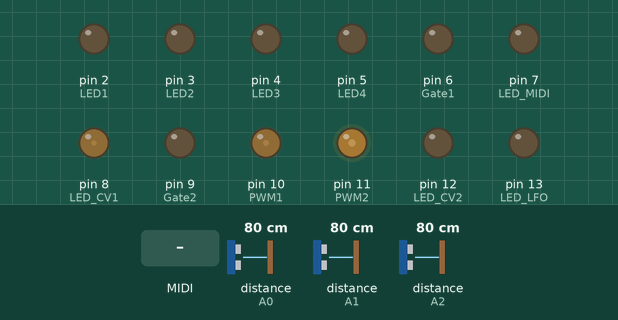
The sketch below on a simulated Arduino Nano, built with avr-gcc and run on an emulated ATmega328P. On the bench: output pins drawn as LEDs (lit = HIGH). Wiring (inferred from the names in the program): 3 × range finder with pulse-width output: data A0 / data A1 / data A2. Inputs (shaded band) come from the test bench; at power-on: distance to the obstacle (sensors on A0, A1, A2) 80 cm. MIDI output is not drawn; random numbers use the default seed unless the sketch sets one; EEPROM starts erased; what the sketch prints to the serial monitor is not drawn.

Above: at 2.2 s.
2.3 s: distance to the obstacle (sensor on A0) set to 2 cm
At 3.76 s:
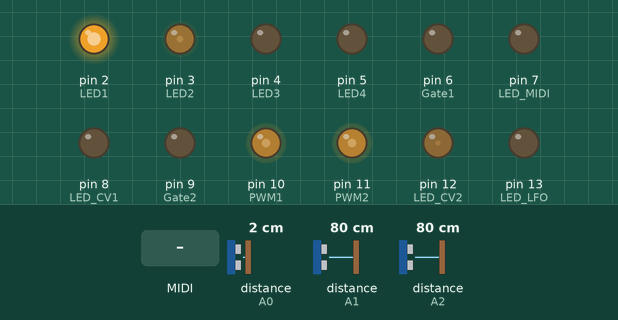
At 4.36 s:
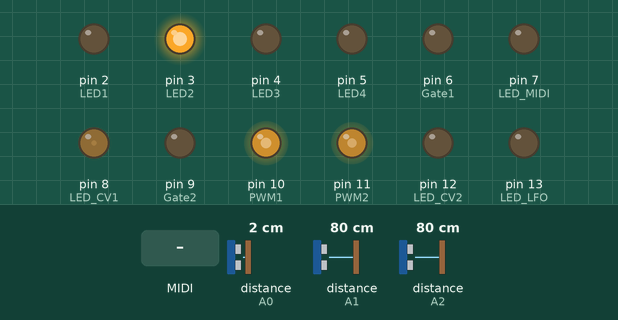
5.3 s: distance to the obstacle (sensor on A1) set to 2 cm
At 5.57 s:
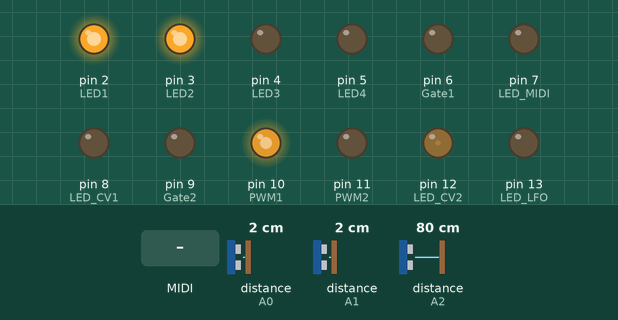
At 8.27 s:
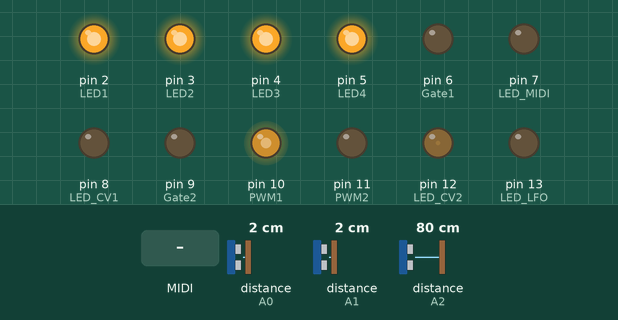
8.3 s: distance to the obstacle (sensor on A2) set to 2 cm
11.3 s: MIDI note 36 received
14.3 s: MIDI note 48 received
17.3 s: distance to the obstacle (sensor on A0) set to 4 cm
Timing chart, 0 to 23.2 s (numbered marks = the images above; inputs shaded):
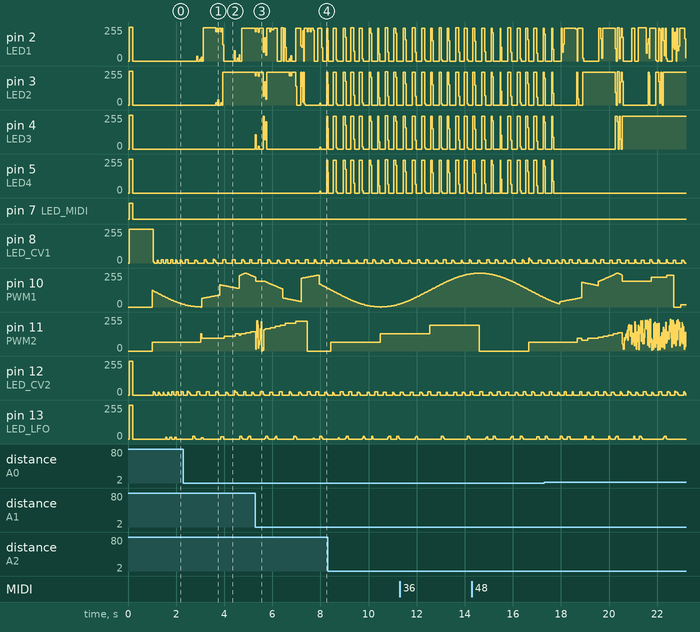

The sketch:

AJ_LFO_dual_out_CV1G1_CV2G1.ino
```cpp
/*
 * Wavetable LFO inspiration:
 * https://www.muffwiggler.com/forum/viewtopic.php?t=169706&sid=4b0d7d4af599d0df3e7b6fc29ece21b8
 *
 */

#include "wavetable.h";
//#include "globals.h";
#include "midi.h";


/* =====================================================
==============INIT DATA STRUCTURES======================
======================================================*/
void setupDataStruct(){
   for (int i=0; i <= 3; i++){
     for (int j=0; j <= 3; j++){
      LEDData[i][j]=false;
     }
     MIDI_CH[i] = EEPROM.read(i);
     if (MIDI_CH[i] > 15) MIDI_CH[i] = 0;
      updateLEDValue(MIDI_CH[i], i);
      encoder[i] = MIDI_CH[i] << 2;
   }
}
/* =====================================================
==============SETUP=====================================
======================================================*/
void setup() {
  Serial.begin(38400);
  Serial.println();
  Serial.println("");
  Serial.println(F(__FILE__));
  Serial.print(F("Build date: "));
  Serial.println(F(__DATE__));
  delay(50);
  setupDataStruct();

/* ===========Encoder Setup=============================*/
  pinMode(SWpin, INPUT);
  pinMode(Apin, INPUT);
  pinMode(Bpin, INPUT);
  // Enable internal pull-up resistors
  digitalWrite(SWpin, HIGH);
  digitalWrite(Apin, HIGH);
  digitalWrite(Bpin, HIGH);

/* ===========LED Setup=================================*/
  pinMode(LED1, OUTPUT);
  pinMode(LED2, OUTPUT);
  pinMode(LED3, OUTPUT);
  pinMode(LED4, OUTPUT);
  pinMode(LED_MIDI, OUTPUT);
  pinMode(LED_CV1, OUTPUT);
  pinMode(LED_CV2, OUTPUT);
  pinMode(LED_LFO, OUTPUT);

  digitalWrite(LED1, HIGH);
  digitalWrite(LED2, HIGH);
  digitalWrite(LED3, HIGH);
  digitalWrite(LED4, HIGH);
  digitalWrite(LED_MIDI, HIGH);
  digitalWrite(LED_CV1, HIGH);
  digitalWrite(LED_CV2, HIGH);
  digitalWrite(LED_LFO, HIGH);
  delay(150);

  updateLED();

/* =========Saw wave for table 1 =======================*/
/*  for(int i=0; i<256; i++) {                                  // Precalculates a simple Tri-Wavetable in the first wavetable. Delete these 2 for-loops if you have filled up your wavetables
    waveTable[1][i]=i;
    }*/
/* =========Triangle wave for table 2===================*/
/*  for(int i=0; i<128; i++) {                                  // Precalculates a simple Tri-Wavetable in the first wavetable. Delete these 2 for-loops if you have filled up your wavetables
    waveTable[2][i]=i*2;
    }
  for(int i=0; i<128; i++)  {
    waveTable[2][i+128]=256-i*2;
  }
  waveTable[2][128]=255;*/
/* =========Step 8 wave table 3=========================*/
/*  for(int i=0; i<256; i++) {                                  // Precalculates a simple Tri-Wavetable in the first wavetable. Delete these 2 for-loops if you have filled up your wavetables
    waveTable[3][i]=(i&0b11100000);
    }*/
/* =========Setup LFO Output pins=======================*/
  pinMode(PWM1, OUTPUT);                                           // Sets Pin PWM1 PWM-Output
  pinMode(PWM2, OUTPUT);                                           // Sets Pin PWM2 PWM-Output
//  pinMode(Square, OUTPUT);                                          // Pin as LED for Tempo and as a square-LFO
//  pinMode(InvSquare, OUTPUT);                                          // Pin as LED for Tempo and as a inverted square-LFO
/* =========Setup Gate Output pins======================*/
  pinMode(Gate1, OUTPUT);                                           // Sets Pin PWM1 PWM-Output
  pinMode(Gate2, OUTPUT);                                           // Sets Pin PWM2 PWM-Output

/* =========Enable interrupt on A0,1,2==================*/
  // 1. PCIE1: Pin Change Interrupt Enable 1
  PCICR =  0b00000010;
  // Enable Pin Change Interrupt for A0, A1, A2
  PCMSK1 = 0b00000111;

//Safety before MIDI takes over so the arduino can be reprogrammed
  delay(800);
/* =====================================================*/
  setupMidi();
}

/* =====================================================
==============MAIN LOOP=================================
======================================================*/
void loop() {
  checkencoder();                  //Check encoder and update values

  updateLED();                     //LED on for active state
  midiRead();
  updateLEDValue(MIDI_CH[0], 0); //Update current midi chan for state 0
  clearLED();                      //LED off (dim light)

  updatewave();
}

/* =====================================================
==============Update LED's based on LED Values==========
======================================================*/
char getWaveSample(unsigned int PWMshape){
    switch (PWMshape) {
      case 1:
        PWMdata = tableStep;
        // Saw wave for shape 1
        break;
      case 2:
        PWMdata = 256-tableStep;
        // Inv Saw wave for shape 2
        break;
      case 3:
        //Triangle wave for shape 3
        PWMdata = tableStep * 2;
        if (tableStep > 127) PWMdata = 256-(2*(tableStep-127));
        break;
      case 4: // Step 4
        PWMdata = (tableStep&0b11000000)+64;
        break;
      case 5: // Step 8
        PWMdata = (tableStep&0b11100000)+32;
        break;
      case 6: // Step 16
        PWMdata = (tableStep&0b11110000)+16;
        break;
      case 7: // Step 32
        PWMdata = (tableStep&0b11111000)+8;
        break;
      case 8: // Step 4 + noise
        PWMdata = random(120) * (tableStep>>6);
        break;
      case 9: // Step 8 + noise
        PWMdata = random(60) * (tableStep>>5);
        break;
      case 10: // noise
        PWMdata = random(255);
        break;
      case 11: // noise
        PWMdata = random(128) + tableStep;
        break;
      case 12: // ramp and noise
        if (tableStep < 127 ) {
          PWMdata = 2 * tableStep;
        }
        else {
          PWMdata = random(255);
        }
        break;
      case 13: // half ramp
        if (tableStep < 127 ) {
          PWMdata = 2 * tableStep;
        }
        else {
          PWMdata = 0;
        }
        break;
      case 14: // 25% duty cycle
        if (tableStep < 63 ) {
          PWMdata = 255;
        }
        else {
          PWMdata = 0;
        }
        break;
      case 15: // pulse 6% duty cycle
        PWMdata = 0;
        if (tableStep < 64) {
          PWMdata = 255;
        }
        if (tableStep > 128) {
          if (tableStep < 192) {
            PWMdata = 255;
          }
        }
        break;
      default:
        // Sine wave for shape 0
        PWMdata = waveTable[tableStep];
        break;
    }
    return PWMdata;
}
/* =====================================================
==============Update Wave data pointer==================
======================================================*/
void updatewave(){
  if ( millis() >= (lastwaveupdate+delayTime) ){
    lastwaveupdate = millis();
    tableStep++;                                                // Jumps to the next step.
                                                                /* tableStep is an 8-Bit unsigned integer,
                                                                so it can only store a value between 0 and 255 and will
                                                                automatically "overflow" and go back to 0 when it gets
                                                                bigger than 255, which is the lenght of the lookup table.
                                                                 */
  /*  Serial.print(F("Delay time: "));
    Serial.print(MIDI_CH[3]<<1);
    Serial.println(F(" "));*/
    delayTime =  32 - (MIDI_CH[3]<<1);                                 // values from 0 to 15 shifted up 1
                                                                // multiplied by 2 as delay from sample to sample
  /* ===========Update Square Output======================*/
/*    if(tableStep<128) {                                           // Turn LED on for first half of the cycle, indicate Tempo
      digitalWrite(Square, HIGH);
      digitalWrite(InvSquare, LOW);
    }
    else {                                                        // Turn it off for the second half
      digitalWrite(Square, LOW);
      digitalWrite(InvSquare, HIGH);
    } */
  /* ===========Update PWM1 Output========================*/
    PWMdata = getWaveSample(MIDI_CH[2]);

  //  analogWrite(PWM1, waveTable[PWMshape1][tableStep]);              // Writes the value at the current step in the table to Pin 5 as PWM-Signal.
    analogWrite(PWM1, PWMdata);

  /* ===========Update PWM2 Output========================*/
    PWMdata = getWaveSample(0b00001111&(MIDI_CH[2]+4));
  //  analogWrite(PWM2, waveTable[PWMshape2][tableStep]);              // Writes the value at the current step in the table to Pin 5 as PWM-Signal.
     analogWrite(PWM2, PWMdata);
  }
}

/* =====================================================
==============Check encoder interrupt===================
======================================================*/
void checkencoder(){
  if (left){
    left = false;
    if (encoder[state] != 0) encoder[state]--; // Decrement if not 0
    if (state < 4) {
      if(((MIDI_CH[state]=encoder[state] >> 2) == 0) && state == 2) MIDI_CH[state]=16;
      updateLEDValue(MIDI_CH[state], state);
      EEPROM.write(state, MIDI_CH[state]);
    }
  }
  if (right){
    right = false;
    if (encoder[state] < 0x3f) encoder[state]++;
    if (state < 4) {
      MIDI_CH[state]=encoder[state] >> 2;
      updateLEDValue(MIDI_CH[state], state);
      EEPROM.write(state, MIDI_CH[state]);
    }
  }
  if (button){
    button = false;
    buttoncnt++;
    buttoncnt = buttoncnt & B00000111;
    state = buttoncnt >> 1;
    }
}
/* =====================================================
==============Update LED Values based on input==========
======================================================*/
void updateLEDValue(unsigned int nibble,unsigned int updstate)
{
  if (nibble >= 0x10) nibble = 0x0f;
  else (nibble = nibble & 0x0f);
  if (nibble & 0x01){
//    LED1Data = true;
    LEDData[updstate][0] = true;
  }
  else {
//    LED1Data = false;
    LEDData[updstate][0] = false;
  }
  if (nibble & 0x02){
//    LED2Data = true;
    LEDData[updstate][1] = true;
  }
  else {
//    LED2Data = false;
    LEDData[updstate][1] = false;
  }
  if (nibble & 0x04){
//    LED3Data = true;
    LEDData[updstate][2] = true;
  }
  else {
//    LED3Data = false;
    LEDData[updstate][2] = false;
  }
  if (nibble & 0x08){
//    LED4Data = true;
    LEDData[updstate][3] = true;
  }
  else {
//    LED4Data = false;
    LEDData[updstate][3] = false;
  }

}
/* =====================================================
==============Update LED's based on LED Values==========
======================================================*/
void updateLED(){
  boolean blinkstate = byte(millis() >> 9) & CV2State;
  digitalWrite(LED1, LEDData[state][0]);
  digitalWrite(LED2, LEDData[state][1]);
  digitalWrite(LED3, LEDData[state][2]);
  digitalWrite(LED4, LEDData[state][3]);
  delay(1);
  digitalWrite(LED_CV1, state == CV1State);
  digitalWrite(LED_CV2, state == CV2State);
  digitalWrite(LED_LFO, state == LFOState);
  digitalWrite(LED_LFO, (state == SpeedState && blinkstate));
  digitalWrite(LED_MIDI, state == MIDIState);
}

void clearLED(){
  digitalWrite(LED1, LOW);
  digitalWrite(LED2, LOW);
  digitalWrite(LED3, LOW);
  digitalWrite(LED4, LOW);
  digitalWrite(LED_MIDI, LOW);
  digitalWrite(LED_CV1, LOW);
  digitalWrite(LED_CV2, LOW);
  digitalWrite(LED_LFO, LOW);
}

/* =====================================================
==============Encoder change interrupt==================
======================================================*/

ISR (PCINT1_vect) {
// If interrupt is triggered by the button
  boolean SW_val = digitalRead(SWpin);
  if (SW_val != SW_old) {
    SW_old = SW_val;
    button = true;}

// Else if interrupt is triggered by encoder signals
  else {

    // Read A and B signals
    boolean A_val = digitalRead(Apin);
    if (A_val != A_old) {
      A_old = A_val;
      if (A_val^B_old) {
        right = true;
      }
      else {
        left = true;
      }
    }
    else {
      boolean B_val = digitalRead(Bpin);
      B_old = B_val;
      if (A_val^B_val) {
        left = true;
      }
      else {
        right = true;
      }
    }
  }
}
```

globals.h
```cpp
#include <EEPROM.h>
#include <Adafruit_MCP4725.h>
/* -----------------------------------------------
 *  GLOBAL DEFINES
 *
 *
 *  HW PLATFORM = MIDI2CV MK2.1 Rev A
 *  2019W05 Johansen Engineering
 *  -----------------------------------------------
 */
//OVERRIDE PINS FOR LFO
#define PWM1 10 // Sets Pin PWM1 PWM-Output = Gate 3
#define PWM2 11 // Sets Pin PWM2 PWM-Output = Gate 4

//OVERRIDE PIN FOR SQUARE LFO
//#define Square 9    //  Pin as LED for Tempo LED and as a square-LFO
//#define InvSquare 6 //  Pin as LED for Tempo LED and as a inverted square-LFO

#define SWpin A0 //add 100nF to GND for debounce
#define Apin A1  //add 100nF to GND for debounce
#define Bpin A2  //add 100nF to GND for debounce
#define CV3in A3 // Base board
#define SDA A4   // Addon board
#define SCL A5   // Addon board
#define CV6in A6 // Doepfer Gate in + Base board
#define CV7in A7 // Doepfer CV in + Base board
#define Gate1 6  //  Addon board G1
#define Gate2 9  //  Addon board G2

#define LED1 2
#define LED2 3
#define LED3 4
#define LED4 5
#define LED_MIDI 7
#define LED_CV1 8
#define LED_CV2 12
#define LED_LFO 13
#define CV1State B00000000
#define CV2State B00000001
#define LFOState B00000010
#define SpeedState B00000011
#define MIDIState B00000100

#define Gate1 6 // Addon board
#define Gate2 9 // Addon board
#define Gate3 10 // Base board
#define Gate4 11 // Base board

//#define RDY-BSY 12
//#define LDAC 13

#define MCP4725_ADDR 0x60
#define MCP4725_ADDR2 0x61
/* -----------------------------------------------
 *  GLOBAL VAR
 * -----------------------------------------------
 */
boolean A_old=0, B_old=1, SW_old=0;
boolean left = false, right = false, button = false;

//Structure for keeping MIDI CH data for LED
boolean LEDData[4][4]; //(see state)

boolean LEDSelData = false, LEDSel2Data = false;
unsigned int encoder[4], buttoncnt = 0;
unsigned int state = 0;
//For MIDI In/Out/CV - State 00 = MidiDataInChannel - 01 = MIDI CH in select - 10 = MIDI CH OUT select - 11 = MIDI CH 2 CV select
//For MIDI In/CV/LFO - State 00 = MIDI CH 1 CV select - 01 = MIDI CH 2 CV select - 10 = LFO Waveform - 11 = LFO Speed - 100 = MIDI OUT select

//byte midi_channel=4;
//Structure for keeping MIDI CH data for processing
//With LFO state 0 and 1 are reserved for CV MIDI channels
//With LFO state 2 and 3 are reserved for the LFO settings
byte MIDI_CH[4]; //(see state above)
byte lastpitch0 = 0, lastpitch1 = 0;  // for keeping the last on pitch

unsigned long lastwaveupdate = 0; // LFO millis timer between samples
//unsigned int PWMshape = 0;
unsigned int delayTime = 4;
uint8_t tableStep = 0;
uint8_t PWMdata = 0;

/* -----------------------------------------------
 *  MIDI2CV VAR
 * -----------------------------------------------
 */
Adafruit_MCP4725 dac;
Adafruit_MCP4725 dac2;

int pitches[61] =
{
     0,   70,  142,  214,  286,  358,  419,  500,
   571,  642,  713,  786,  860,  933, 1006, 1080,
  1153, 1226, 1299, 1372, 1445, 1518, 1591, 1664,
  1737, 1808, 1880, 1952, 2024, 2096, 2168, 2240,
  2310, 2380, 2452, 2525, 2600, 2670, 2740, 2810,
  2880, 2950, 3020, 3090, 3160, 3230, 3300, 3370,
  3440, 3510, 3580, 3650, 3720, 3790, 3860, 3930,
  4000, 4070
};

/* -----------------------------------------------
 *  PROTOTYPES
 * -----------------------------------------------
 */
void MyHandleNoteOn(byte channel, byte pitch, byte velocity);
void MyHandleNoteOff(byte channel, byte pitch, byte velocity);

/*void checkencoder();
//void updateLEDValue(unsigned int nibble,unsigned int updstate);
void updateLED();
void clearLED();
*/
```

midi.h
```cpp
/*
 * Inspiration from
 * https://github.com/dlynch7/MIDI2CV/blob/master/arduino/midi2pitchvelcv.ino
 */
#include "globals.h"
#include <MIDI.h>  // Add Midi Library
MIDI_CREATE_DEFAULT_INSTANCE();

void setupMidi(){
  MIDI.begin(MIDI_CHANNEL_OMNI); // Initialize the Midi Library.
// OMNI sets it to listen to all channels.. MIDI.begin(2) would set it
// to respond to channel 2 notes only.
  MIDI.setHandleNoteOn(MyHandleNoteOn); // This is important!! This command
  // tells the Midi Library which function I want called when a Note ON command
  // is received. in this case it's "MyHandleNoteOn".
  MIDI.setHandleNoteOff(MyHandleNoteOff);
  dac.begin(MCP4725_ADDR);
  dac2.begin(MCP4725_ADDR2);
}

byte midiRead(){
  MIDI.read(); // Continually check what Midi Commands have been received.
//  return midi_channel;
}

// Below is my function that will be called by the Midi Library
// when a MIDI NOTE ON message is received.
// It will be passed bytes for Channel, Pitch, and Velocity
void MyHandleNoteOn(byte channel, byte pitch, byte velocity) {
  int DACnum = 0;
  int GATEval = LOW;

  DACnum = pitches[pitch-36]; //-36 to transpose bottom of CASIO keyboard to C0.
  if (channel == MIDI_CH[0]) {
    lastpitch0 = pitch;
    digitalWrite(Gate1,LOW);            //retrigger envelope
    dac.setVoltage(DACnum, false);
    if (velocity == 0) GATEval = LOW;
    else GATEval = HIGH;
    digitalWrite(Gate1,GATEval);  //Turn GATE1 on

  }
  if (channel == MIDI_CH[1]) {
    lastpitch1 = pitch;
    digitalWrite(Gate2,LOW);            //retrigger envelope
    dac2.setVoltage(DACnum, false);
    if (velocity == 0) GATEval = LOW;
    else GATEval = HIGH;
    digitalWrite(Gate2,GATEval);  //Turn GATE2 on
  }
}

void MyHandleNoteOff(byte channel, byte pitch, byte velocity) {
  int DACnum = 0;
  int GATEval = LOW;
  if (pitch == lastpitch0 && channel == MIDI_CH[0]) digitalWrite(Gate1,GATEval);  //Turn GATE1 off
  if (pitch == lastpitch1 && channel == MIDI_CH[1]) digitalWrite(Gate2,GATEval);  //Turn GATE2 off
}
```

Source omitted: wavetable.h (31736 bytes)

Measured:
- after the input at 2.3 s, pin 3 (LED2): 0/255 → 246/255 after 1.6 s, → 218/255 1.4 s later; pin 4 (LED3): 0/255 → 108/255 after 3.0 s
- after the input at 5.3 s, pin 5 (LED4): 0/255 → 156/255 after 3.0 s
- by itself, pin 8 (LED_CV1): ramps from 24/255 to 0/255 and jumps back, once every 0.32 s
- by itself, pin 12 (LED_CV2): ramps from 30/255 to 0/255 and jumps back, once every 0.32 s
